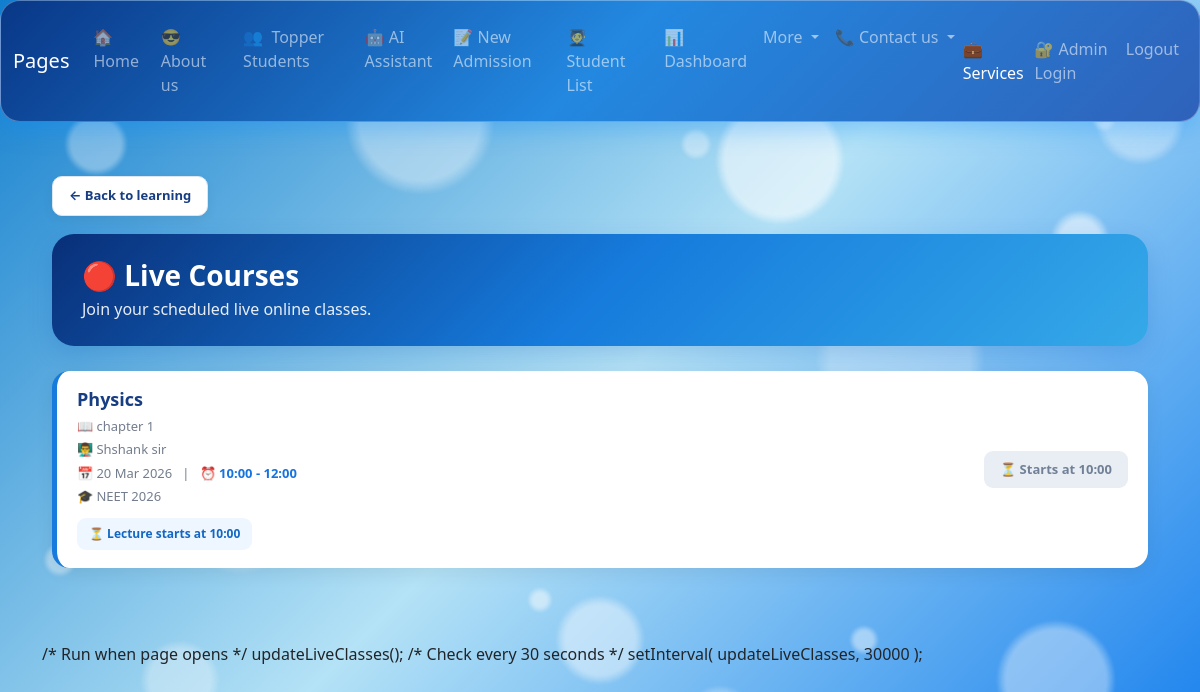
Before: /live_courses (signed in) with the older database file.
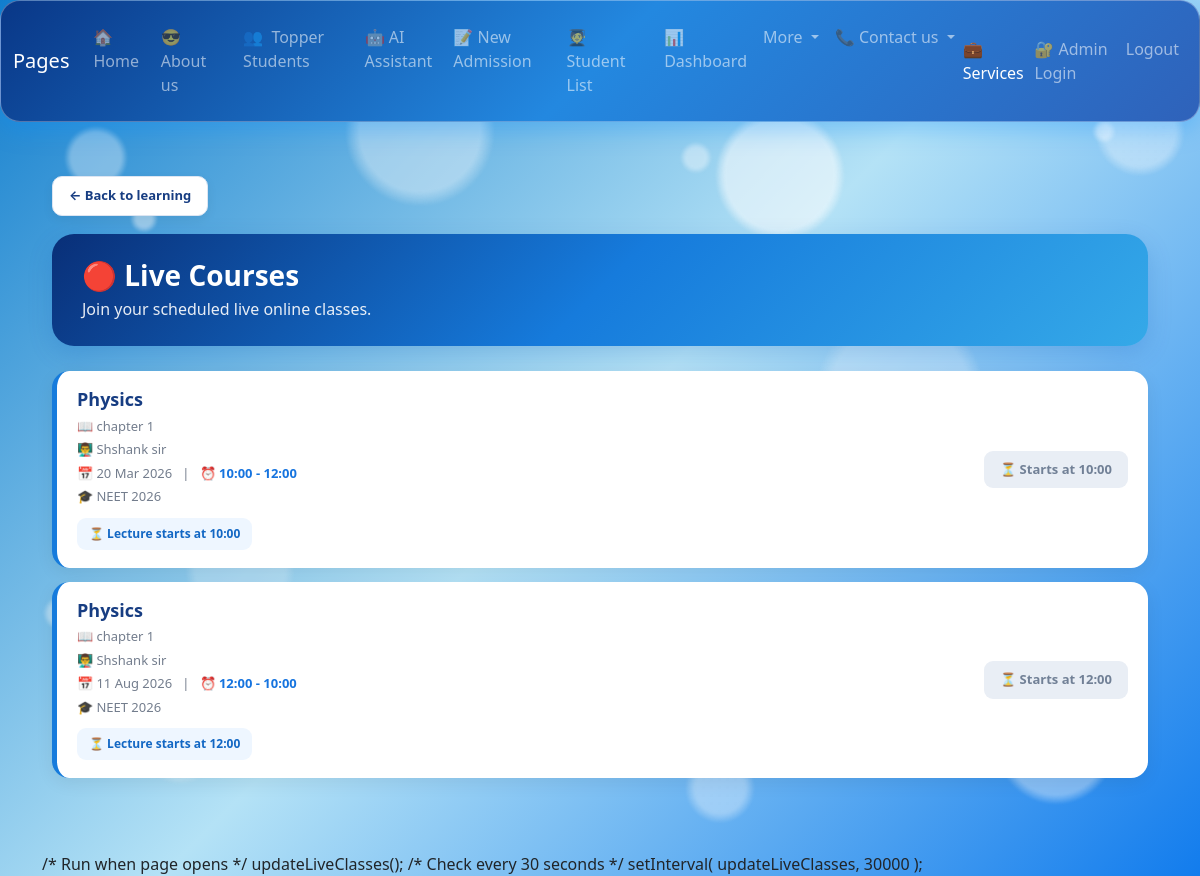
After: the same page with the newer database file.
### app.py (models this page shows)
class ClassSchedule(db.Model):
    id = db.Column(db.Integer, primary_key=True)
    subject = db.Column(db.String(100), nullable=False)
    teacher = db.Column(db.String(100), nullable=False)
    class_date = db.Column(db.Date, nullable=False)
    start_time = db.Column(db.String(20), nullable=False)
    end_time = db.Column(db.String(20), nullable=False)
    mode = db.Column(db.String(20), nullable=False)  # Online / Offline
    room = db.Column(db.String(100))
    meeting_link = db.Column(db.String(500))
    topic = db.Column(db.String(200))
    batch = db.Column(db.String(100))
    created_at = db.Column(
        db.DateTime,
        default=datetime.utcnow
    )

### app.py (the view)
@app.route('/live_courses')
def live_courses():
    if "user" not in session:
        flash("Please Login First", "warning")
        return redirect(url_for('login'))
    live_classes = ClassSchedule.query.filter_by(
        mode="Online"
    ).order_by(
        ClassSchedule.class_date.asc(),
        ClassSchedule.start_time.asc()
    ).all()
    return render_template(
        "live_course.html",
        live_classes=live_classes
    )

### templates/live_course.html (shortened to what this page needs)
{% extends "base.html" %}
{% block content %}
<div class="container live-page">
    <a
        href="{{ url_for('learning_hub') }}"
        class="back-schedule-btn"
    >
        ← Back to learning
    </a>
    <div class="live-header">
        <h1>🔴 Live Courses</h1>
        <p>
            Join your scheduled live online classes.
        </p>
    </div>
    {% if live_classes %}
        {% for item in live_classes %}
        <div
            class="live-class-card live-class-item"
            data-date="{{ item.class_date.strftime('%Y-%m-%d') }}"
            data-time="{{ item.start_time }}"
        >
            <div class="row align-items-center">
                <div class="col-md-8">
                  <h3>
                        {{ item.subject }}
                    </h3>
                    {% if item.topic %}
                    <div class="live-info">
                        📖 {{ item.topic }}
                    </div>
                    {% endif %}
                    {% if item.teacher %}
                    <div class="live-info">
                        👨‍🏫 {{ item.teacher }}
                    </div>
                    {% endif %}
                    <div class="live-info">
                        📅
                        {{ item.class_date.strftime('%d %b %Y') }}
                        &nbsp; | &nbsp;
                        ⏰
                        <span class="live-time">
                            {{ item.start_time }}
                            -
                            {{ item.end_time }}
                        </span>
                    </div>
                    {% if item.batch %}
                    <div class="live-info">
                        🎓 {{ item.batch }}
                    </div>
                    {% endif %}
                    <div class="class-status">
                        <span class="start-time-box upcoming-status">
                            ⏳ Lecture starts at
                            {{ item.start_time }}
                        </span>
                    </div>
                </div>
                <div class="col-md-4 text-md-end mt-3 mt-md-0">
                    {% if item.meeting_link %}
                        <a
                            href="{{ item.meeting_link }}"
                            target="_blank"
                            class="join-live-btn join-button"
                            style="display:none;"
                        >
                            ▶️ Join Class
                        </a>
                        <span class="wait-btn waiting-button">
                            ⏳ Starts Soon
                        </span>
                    {% else %}
                        <span class="wait-btn">
                            ⏳ Starts at {{ item.start_time }}
                        </span>
                    {% endif %}
                </div>
            </div>
        </div>
        {% endfor %}
    {% endif %}
</div>
/*
    Run when page opens
*/
updateLiveClasses();
/*
    Check every 30 seconds
*/
setInterval(
    updateLiveClasses,
    30000
);
{% endblock %}

Changed rows visible on the page:
added ClassSchedule: subject "Physics", topic "chapter 1", teacher "Shshank sir", class_date "11 Aug 2026", start_time "12:00", end_time "10:00", batch "NEET 2026"
